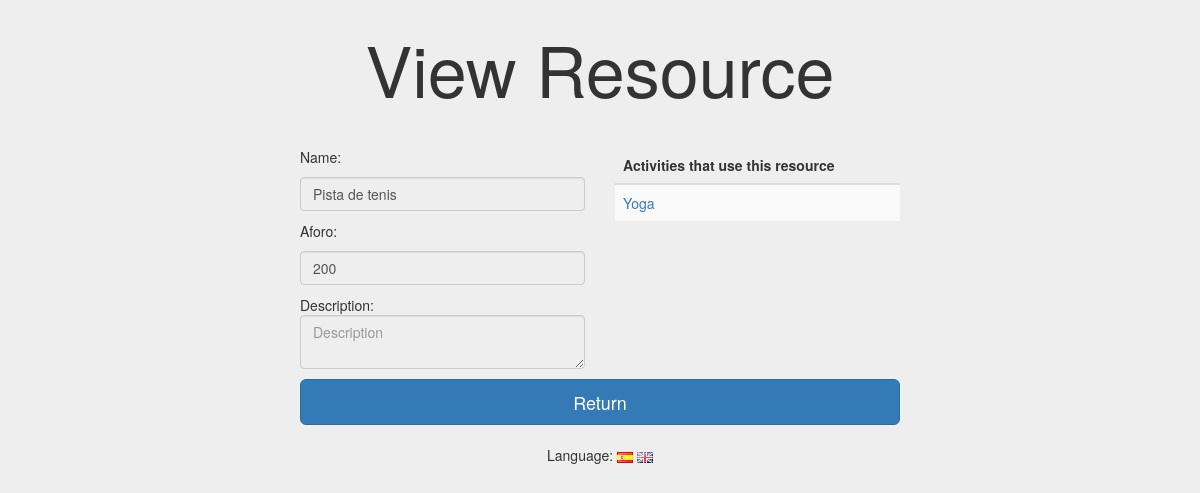
/index.php?controller=resources&action=view&id=1 (signed in), run on the app's committed database.
### tables this page shows
CREATE TABLE resources (
	id INT(11) NOT NULL AUTO_INCREMENT,
	nombre VARCHAR(255) NOT NULL,
	aforo INT(11),
	descripcion VARCHAR(20000),

	PRIMARY KEY (id)
);

CREATE TABLE resources_activity (
	actividad INT(11) NOT NULL,
	recurso INT(11) NOT NULL,

	PRIMARY KEY (actividad, recurso),
	FOREIGN KEY (actividad) REFERENCES activities(id),
	FOREIGN KEY (recurso) REFERENCES resources(id)
);

CREATE TABLE activities (
	id INT(11) NOT NULL AUTO_INCREMENT,
	nombre VARCHAR(255) NOT NULL,
	descripcion VARCHAR(20000),
	dia SET ('lunes', 'martes', 'miercoles', 'jueves', 'viernes', 'sabado', 'domingo'),
	hora_inicio TIME,
	hora_fin TIME,
	plazas INT(11),
	entrenador INT(11),
	
	PRIMARY KEY (id),
	FOREIGN KEY (entrenador) REFERENCES users(id)
);

### core/ViewManager.php (called while the page is built, shortened)
<?php
class ViewManager {
	private $variables = array();
	public function setVariable($varname, $value, $flash=false) {
		$this->variables[$varname] = $value;
	}
	public function getVariable($varname, $default=NULL) {
		if (!isset($this->variables[$varname])) {
			return $default;
		}
		return $this->variables[$varname];
	}
	public function render($controller, $viewname) {
		include(__DIR__."/../view/$controller/$viewname.php");
	}
	private static $viewmanager_singleton = NULL;
	public static function getInstance() {
		if (self::$viewmanager_singleton == null) {
			self::$viewmanager_singleton = new ViewManager();
		}
		return self::$viewmanager_singleton;
	}
}

### controller/ResourcesController.php (called while the page is built, shortened)
<?php
require_once(__DIR__."/../core/ViewManager.php");
require_once(__DIR__."/../core/I18n.php");
require_once(__DIR__."/../model/Resource.php");
require_once(__DIR__."/../model/ResourceMapper.php");
class ResourcesController extends BaseController {
	private $resourceMapper;
	public function __construct() {
		$this->resourceMapper = new ResourceMapper();
	}
	public function view(){
		$id = $_REQUEST["id"];
		$resource = $this->resourceMapper->findById($id);
		$activities = $this->resourceMapper->findActivities($id);
		$this->view->setVariable("resource", $resource);
		$this->view->setVariable("activities", $activities);
		$this->view->setLayout("welcome");
		$this->view->render("resources", "view");
	}
}

### index.php (called while the page is built, shortened)
<?php
function run() {
	try {
		$controller = loadController($_GET["controller"]);
		$actionName = $_GET["action"];
		$controller->$actionName();
	} catch(Exception $ex) {
		die(i18n("An error has ocurred.<br>").$ex->getMessage());
	}
}
function loadController($controllerName) {
	return new $controllerClassName();
}
run();
?>

### core/I18n.php (called while the page is built, shortened)
<?php
class I18n {
	private $messages;
	public function setLanguage($language) {
		$this->messages = $i18n_messages;
	}
	public function i18n($key) {
		if (isset($this->messages[$key])){
			return $this->messages[$key];
		}else{
			return $key;
		}
	}
	private static $i18n_singleton = null;
	public static function getInstance() {
		if (self::$i18n_singleton == NULL) {
			self::$i18n_singleton = new I18n();
		}
		return self::$i18n_singleton;
	}
}
function i18n($key) {
	return I18n::getInstance()->i18n($key);
}

### model/Resource.php (called while the page is built, shortened)
<?php
class Resource {
	private $nombre;
	private $aforo;
	private $descripcion;
	public function __construct($id=NULL, $nombre=NULL, $aforo=NULL, $descripcion=NULL) {
		$this->nombre = $nombre;
		$this->aforo = $aforo;
		$this->descripcion = $descripcion;
	}
	public function getNombre() {
		return $this->nombre;
	}
	public function getAforo() {
		return $this->aforo;
	}
	public function getDescripcion() {
		return $this->descripcion;
	}
}

### model/ResourceMapper.php (called while the page is built, shortened)
<?php
require_once(__DIR__."/../core/PDOConnection.php");
require_once(__DIR__."/../model/Activity.php");
class ResourceMapper {
	private $db;
	public function __construct() {
		$this->db = PDOConnection::getInstance();
	}
	public function findById($id){
		$stmt = $this->db->prepare("SELECT * FROM resources WHERE id=?");
		$stmt->execute(array($id));
		$resource = $stmt->fetch(PDO::FETCH_ASSOC);
		if($resource != null) {
			return new Resource($resource["id"],
								$resource["nombre"],
								$resource["aforo"],
								$resource["descripcion"]);
		} else {
			return NULL;
		}
	}
	public function findActivities($id) {
		$stmt = $this->db->prepare("SELECT actividad FROM resources_activity WHERE recurso=?");
		$stmt->execute(array($id));
		$activity_ids = $stmt->fetchAll(PDO::FETCH_ASSOC);
		$activities = array();
		foreach ($activity_ids as $activity_id) {
			$stmt = $this->db->prepare("SELECT nombre FROM activities WHERE id=?");
			$stmt->execute(array($activity_id["actividad"]));
			$activity_name = $stmt->fetch(PDO::FETCH_ASSOC);
			array_push($activities, new Activity($activity_id["actividad"],
												 $activity_name["nombre"]));
		}
		return $activities;
	}
}

### core/PDOConnection.php (called while the page is built)
<?php
class PDOConnection {
	private static $dbhost = "127.0.0.1";
	private static $dbname = "gesgym";
	private static $dbuser = "gguser";
	private static $dbpass = "ggpass";
	private static $db_singleton = null;
	public static function getInstance() {
		if (self::$db_singleton == null) {
			self::$db_singleton = new PDO(
				"mysql:host=".self::$dbhost.";dbname=".self::$dbname.";charset=utf8",
				self::$dbuser,
				self::$dbpass,
				array(
					PDO::ATTR_EMULATE_PREPARES => false,
					PDO::ATTR_ERRMODE => PDO::ERRMODE_EXCEPTION
				)
			);
		}
		return self::$db_singleton;
	}
}
?>

### model/Activity.php (called while the page is built, shortened)
<?php
class Activity{
	private $id;
	private $nombre;
	public function __construct($id=NULL, $nombre=NULL, $descripcion=NULL, $dia=NULL, $hora_inicio=NULL, $hora_fin=NULL, $plazas=NULL, $entrenador=NULL) {
		$this->id=$id;
		$this->nombre=$nombre;
	}
	public function getId(){
		return $this->id;
	}
	public function getNombre(){
		return $this->nombre;
	}
}

### view/resources/view.php (the view)
<?php
require_once(__DIR__."/../../core/ViewManager.php");
$view = ViewManager::getInstance();
$resource = $view->getVariable("resource");
$activities = $view->getVariable("activities");
$view->setVariable("title", i18n("GesGym - View Resource"));
$view->setVariable("header", i18n("View Resource"));
?>
			<div class="row">
				<div class="col-sm-6">
					<?=i18n("Name")?>:
					<input disabled type="text" class="form-control" placeholder="<?=i18n("Name")?>" value="<?=$resource->getNombre()?>">
					<?=i18n("Aforo")?>:
					<input disabled type="number" class="form-control" placeholder="<?=i18n("Capacity")?>" value="<?=$resource->getAforo()?>">
					<?=i18n("Description")?>:
					<textarea disabled class="form-control" placeholder="<?=i18n("Description")?>" value="<?=$resource->getDescripcion()?>"><?=$resource->getDescripcion()?></textarea>
				</div>
				<div class="col-sm-6">
					<div class="table-responsive">
						<table class="table table-striped table-hover">
							<thead>
								<tr>
									<th><?=i18n("Activities that use this resource")?></th>
								</tr>
							</thead>
							<tbody>
<?php foreach ($activities as $activity): ?>
								<tr>
									<td><a href="index.php?controller=activities&amp;action=view&amp;id=<?=$activity->getId()?>"><?=$activity->getNombre()?></a></td>
								</tr>
<?php endforeach; ?>
							</tbody>
						</table>
					</div>
				</div>
			</div>
			<a class="btn btn-lg btn-primary btn-block" href="index.php?controller=resources&amp;action=resourcesList"><?=i18n("Return")?></a>
<?=$view->moveToFragment("css")?>		<link rel="stylesheet" type="text/css" href="css/viewResourceStyle.css">

### css/viewResourceStyle.css (style rules this page uses)
body { padding-top: 50px; background-color: #eee; }
input { margin-top: 10px; margin-bottom: 10px; }
textarea { margin-bottom: 10px; }

### data on the page
resources: nombre "Pista de tenis", aforo "200", descripcion "Description"
resources_activity: actividad.nombre "Yoga"

### other printed values
$view->getVariable("header", "no title") "View Resource"
i18n("Name") "Name"
i18n("Aforo") "Aforo"
i18n("Description") "Description"
i18n("Activities that use this resource") "Activities that use this resource"
i18n("Return") "Return"
i18n("Language") "Language"
